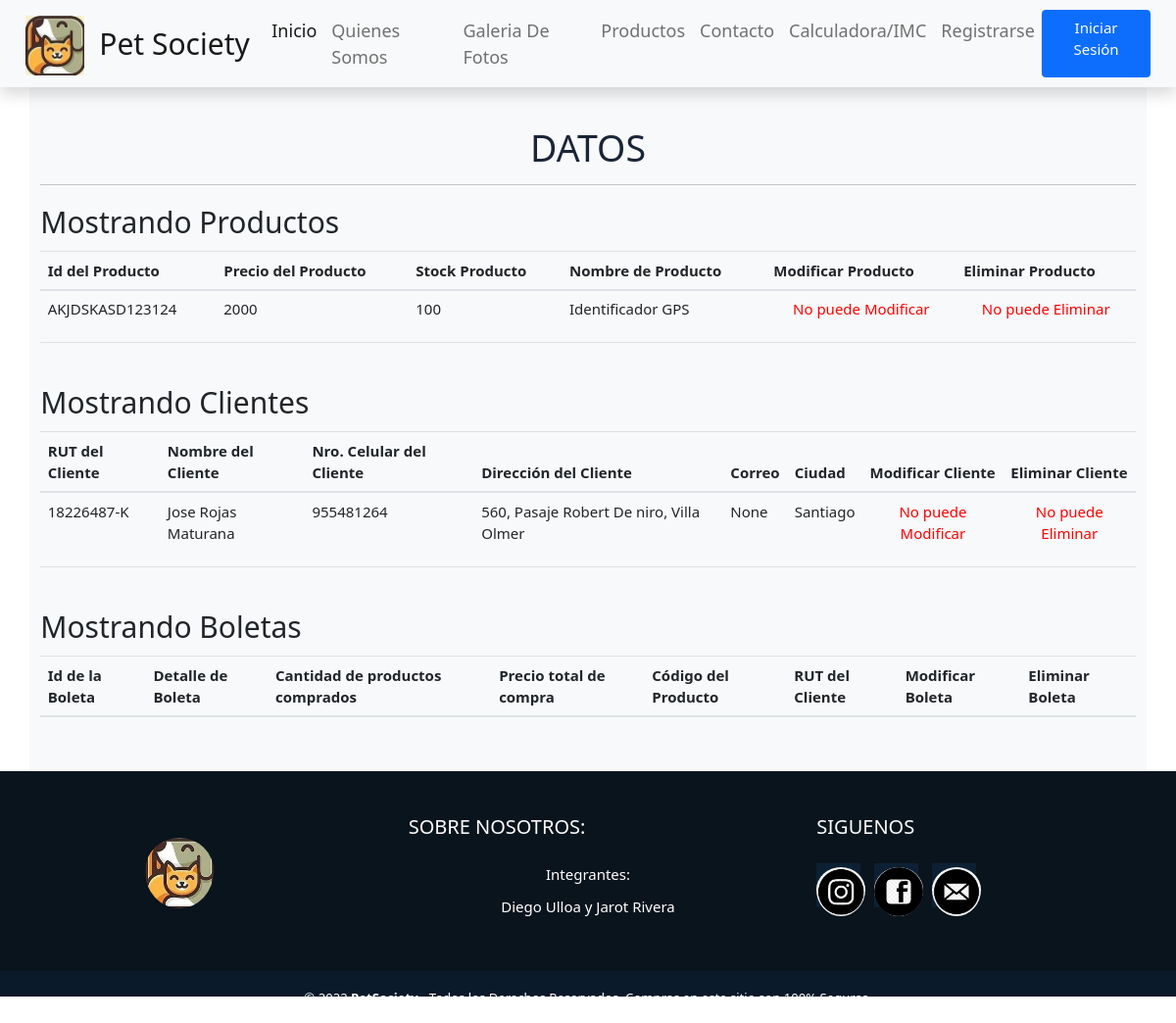
Page /mostrardatos/ on the committed database.
### sitioPet/models.py (models this page shows, shortened)
class Producto(models.Model):
    idProducto = models.CharField(primary_key=True, max_length=15, verbose_name="Código del producto")
    precio = models.IntegerField(verbose_name="Precio del producto")
    stock = models.IntegerField(verbose_name="Cantidad total de Producto(Bodega)")
    nombre = models.CharField(max_length=50, verbose_name="Nombre del producto a vender")
    fotoprod = models.ImageField(null=True,verbose_name="Imágen de los productos")

class Cliente(models.Model):
    rutCliente = models.CharField(primary_key=True,max_length=10,verbose_name="Rut del Cliente(Consumidor)")
    nombreCli = models.CharField(max_length=50, verbose_name="Nombre del Cliente")
    celular = models.IntegerField(verbose_name="Número de celular Cliente")
    direccion = models.CharField(max_length=100, verbose_name="Número de casa y dirección pasajes,etc.")
    correo = models.EmailField(max_length=50,verbose_name="Correo Electrónico del Cliente",null=True)
    cod_ciud = models.ForeignKey(Ciudad,on_delete=models.CASCADE)

class Ciudad (models.Model):
    idCiudad = models.IntegerField(primary_key=True,verbose_name="Código de la ciudad")
    nombre = models.CharField(max_length=50, verbose_name="Nombre de la ciudad")
    def __str__(self):
        return self.nombre

### sitioPet/views.py (the view)
# urls.py: path('mostrardatos/',mostrardatos,name="mostrardatos"),
def mostrardatos (request):
    productos = Producto.objects.all()
    clientes = Cliente.objects.all()
    boletas = Boleta.objects.all()
    datos = {
        'productos' : productos,
        'clientes' : clientes,
        'boletas' : boletas,
    }
    return render(request , 'mostrar_datos.html',datos)

### sitioPet/templates/mostrar_datos.html (shortened to what this page needs)
<!DOCTYPE html>
<html lang="en">
<head>
    {% load static %}
    <link rel="stylesheet" href="https://cdn.jsdelivr.net/npm/bootstrap@4.6.1/dist/css/bootstrap.min.css">
    <link rel="stylesheet" type="text/css" href="{% static 'css/bootstrap.min.css' %}">
    <link rel="stylesheet" href="{% static 'css/w3.css' %}" type="text/css">
    <link rel="stylesheet" type="text/css" href="{% static 'css/style.css' %}">
    <link rel="stylesheet" type="text/css" href="{% static 'css/style-registro.css' %}">
    <link href="https://cdn.jsdelivr.net/npm/bootstrap@5.1.3/dist/css/bootstrap.min.css" rel="stylesheet">
</head>
<body>
    {% load static %}
    <nav class="navbar navbar-expand-lg navbar-light bg-light fixed-top shadow mb-5">
        <div class="container-fluid">
          <a class="navbar-brand" href="#">
            <img src="{% static 'img/iconopets2.jpg' %}" class="rounded"alt="60" width="60">
          </a>
          <div class="collapse navbar-collapse" id="navbarTogglerDemo01">
            <a class="navbar-brand" href="#" style="font-size: 30px;">Pet Society</a>
            <ul class="navbar-nav me-auto mb-2 mb-lg-0">
              <li class="nav-item">
                <a class="nav-link active" aria-current="page" href="{% url 'index' %}" style="font-size: 18px;">Inicio</a>
              </li>
              <li class="nav-item" >
                <a class="nav-link" href="{% url 'somos4' %}" style="font-size: 18px;">Quienes Somos</a>
              </li>
              <li class="nav-item">
                <a class="nav-link" href="{% url 'index1' %}" style="font-size: 18px;">Galeria De Fotos</a>
              </li>
              <li class="nav-item">
                <a class="nav-link" href="{% url 'cart' %}" style="font-size: 18px;">Productos</a>
              </li>
              <li class="nav-item">
                <a class="nav-link" href="{% url 'indexpruebahtmlcontacto' %}" style="font-size: 18px;">Contacto</a>
              </li>
              <li class="nav-item">
                <a class="nav-link" href="{% url 'index-imc' %}" style="font-size: 18px;">Calculadora/IMC</a>
              </li>
              <li class="nav-item">
                <a class="nav-link" aria-current="page" href="{% url 'registerpets' %}" style="font-size: 18px;">Registrarse</a>
              </li>
              <li class="nav-item">
                {% if user.is_authenticated %}
                <li class="nav-item">
                <a href="{% url 'mostrardatos' %}" class="btn btn-success">Mostrar datos</a>
                </li>
                <li class="nav-item">
                <a href="{%  url 'logout' %}" class="btn btn-primary">Cerrar Sesión</a>
                <a href="#">Bienvenido @{{user.username}}</a>
                </li>
                {% else %}
                <a href="{% url 'login' %}" class="btn btn-primary">Iniciar Sesión</a>
                </li>
                {% endif %}
            </ul>
      </nav>
    <div class="container bg-light" style="padding-top: 40px;padding-bottom:40px;">
      <br><br><br>
      <h1 style="text-align: center;">DATOS</h1>
      <hr>
        <label for="tabla1" style="font-size: 30px;">
            Mostrando Productos
        </label>
        <table class="table" id="tabla1">
            <thead>
                <tr>
                    <th>Id del Producto</th>
                    <th>Precio del Producto</th>
                    <th>Stock Producto</th>
                    <th>Nombre de Producto</th>
                    <th>Modificar Producto</th>
                    <th>Eliminar Producto</th>
                </tr>
            </thead>
            <tbody>
                {% for prod in productos %}
                <tr>
                    <td>{{ prod.idProducto }}</td>
                    <td>{{ prod.precio }}</td>
                    <td>{{ prod.stock }}</td>
                    <td>{{ prod.nombre }}</td>
                    {% if user.is_authenticated %}
                    <td><a href="{% url 'form_mod_prod' prod.idProducto %}" class="btn btn-dark">Modificar</a></td>
                    <td><a href="{% url 'form_del_prod' prod.idProducto %}" class="btn btn-dark">Eliminar</a></td>
                    {% else %}
                    <td><p style="color: red;">No puede Modificar</p></td>
                    <td><p style="color: red;">No puede Eliminar</p></td>
                    {% endif %}
                </tr>
                {% endfor %}
            </tbody>
        </table>
        <br>
        <label for="tabla2" style="font-size: 30px;">Mostrando Clientes</label>
        <table class="table">
            <thead>
                <tr>
                    <th>RUT del Cliente</th>
                    <th>Nombre del Cliente</th>
                    <th>Nro. Celular del Cliente</th>
                    <th>Dirección del Cliente</th>
                    <th>Correo</th>
                    <th>Ciudad</th>
                    <th>Modificar Cliente</th>
                    <th>Eliminar Cliente</th>
                </tr>
            </thead>
            <tbody>
                {% for cli in clientes %}
                <tr>
                    <td>{{ cli.rutCliente }}</td>
                    <td>{{ cli.nombreCli }}</td>
                    <td>{{ cli.celular }}</td>
                    <td>{{ cli.direccion }}</td>
                    <td>{{ cli.correo }}</td>
                    <td>{{ cli.cod_ciud }}</td>
                    {% if user.is_authenticated %}
                    <td><a href="{% url 'form_mod_cli' cli.rutCliente %}" class="btn btn-dark">Modificar</a></td>
                    <td><a href="{% url 'form_del_cli' cli.rutCliente %}" class="btn btn-dark">Eliminar</a></td>
                    {% else %}
                    <td><p style="color: red;">No puede Modificar</p></td>
                    <td><p style="color: red;">No puede Eliminar</p></td>
                    {% endif %}
                </tr>
                {% endfor %}
            </tbody>
        </table>
        <br>
        <label for="tabla3" style="font-size: 30px;">Mostrando Boletas</label>
        <table class="table">
            <thead>
                <tr>
                    <th>Id de la Boleta</th>
                    <th>Detalle de Boleta</th>
                    <th>Cantidad de productos comprados</th>
                    <th>Precio total de compra</th>
                    <th>Código del Producto</th>
                    <th>RUT del Cliente</th>
                    <th>Modificar Boleta</th>
                    <th>Eliminar Boleta</th>
                </tr>
            </thead>
        </table>
    </div>
    <footer class="pie-pagina">
        <div class="grupo-1">
          <div class="box">
            <figure>
              <a href="#">
                <img src="{% static 'img/iconopets2.jpg' %}" width="50" alt="50"class="rounded-circle">
              </a>
            </figure>
          </div>
          <div class="box">
            <h2>
              SOBRE NOSOTROS:
            </h2>
            <p>Integrantes:</p>
            <p>Diego Ulloa y Jarot Rivera</p>
          </div>
          <div class="box">
            <h2>SIGUENOS</h2>
            <div class="red-social">
              <a href="#">
                <img src="{% static 'img/png-instragram.png' %}"width="50" alt="50"class="rounded-circle">
              </a>
              <a href="#">
                <img src="{% static 'img/png-face.png' %}"width="50" alt="50"class="rounded-circle">
              </a>
              <a href="#">
                <img src="{% static 'img/png-email.png' %}"width="50" alt="50" class="rounded-circle">
              </a>
            </div>
          </div>
        </div>
        <div class="grupo-2">
          <small>
            &copy; 2022 <b>PetSociety</b> - Todos los Derechos Reservados. Compras en este sitio son 100% Seguras.</small>
        </div>
      </footer>
</body>
</html>

### sitioPet/static/css/w3.css (style rules this page uses)
*,*:before,*:after { box-sizing:inherit }
html { -ms-text-size-adjust:100%;-webkit-text-size-adjust:100% }
body { margin:0 }
article,aside,details,figcaption,figure,footer,header,main,menu,nav,section { display:block }
a { background-color:transparent }
b,strong { font-weight:bolder }
small { font-size:80% }
figure { margin:1em 40px }
img { border-style:none }
hr { box-sizing:content-box;height:0;overflow:visible }
html,body { font-family:Verdana,sans-serif;font-size:15px;line-height:1.5 }
html { overflow-x:hidden }
h1 { font-size:36px }
h2 { font-size:30px }
h1,h2,h3,h4,h5,h6 { font-family:"Segoe UI",Arial,sans-serif;font-weight:400;margin:10px 0 }
hr { border:0;border-top:1px solid #eee;margin:20px 0 }
img { vertical-align:middle }
a { color:inherit }

### sitioPet/static/css/style.css (style rules this page uses)
* { margin:0; padding:0; box-sizing: border-box; }
.pie-pagina { width: 100%; }
.pie-pagina .grupo-1 { width: 100%; background-color: #0a141d; max-width: auto; margin:auto; display: grid; grid-template-columns: repeat(3,1fr); grid-gap:50px; padding: 45px 0px; }
.pie-pagina .grupo-1 .box figure { width: 100%; height: 100%; display: flex; justify-content: center; align-items: center; }
.pie-pagina .grupo-1 .box figure img { width: 70px; }
.pie-pagina .grupo-1 .box h2 { color:#fff; margin-bottom: 25px; font-size: 20px; }
.pie-pagina .grupo-1 .box p { color:#fff; margin-bottom: 10px; }
.pie-pagina .grupo-1 .red-social a { display: inline-block; text-decoration: none; width: 45px; height: 45px; line-height: 45px; margin-right: 10px; background-color: #0d2033; text-align: center; }
.pie-pagina .grupo-2 { background-color: #0a1a2a; padding: 15px 10px; text-align: center; color: #FFF; }

### sitioPet/static/css/style-registro.css (style rules this page uses)
* { box-sizing: border-box; }
body { font-family:'Franklin Gothic Medium', 'Arial Narrow', Arial, sans-serif; margin: 5px; background: url(../img/fondogatos.png) #000; background-repeat: no-repeat; background-attachment: fixed; background-size: cover; }
h1 { padding-top: 20px; text-align: center; color:#1a2537; font-size:48px; }
img { padding-top: 4px; text-align: center; }
p { text-align: center; }

### rows in the picture
Producto: idProducto "AKJDSKASD123124", precio "2000", stock "100", nombre "Identificador GPS"
Cliente: rutCliente "18226487-K", nombreCli "Jose Rojas Maturana", celular "955481264", direccion "560, Pasaje Robert De niro, Villa Olmer", correo "None", cod_ciud "Santiago"
